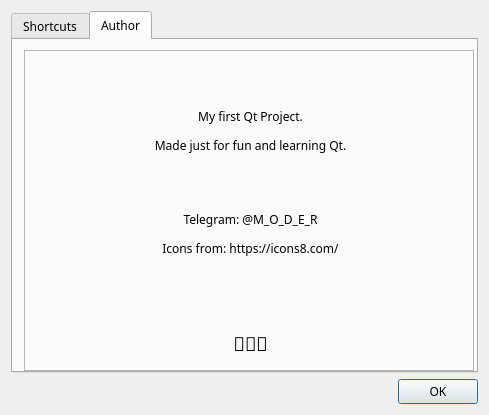
<?xml version="1.0" encoding="UTF-8"?>
<ui version="4.0">
 <class>dialog_about</class>
 <widget class="QDialog" name="dialog_about">
  <property name="geometry">
   <rect>
    <x>0</x>
    <y>0</y>
    <width>489</width>
    <height>415</height>
   </rect>
  </property>
  <property name="sizePolicy">
   <sizepolicy hsizetype="Fixed" vsizetype="Fixed">
    <horstretch>0</horstretch>
    <verstretch>0</verstretch>
   </sizepolicy>
  </property>
  <property name="minimumSize">
   <size>
    <width>489</width>
    <height>415</height>
   </size>
  </property>
  <property name="maximumSize">
   <size>
    <width>492</width>
    <height>415</height>
   </size>
  </property>
  <property name="font">
   <font>
    <family>Fira Code Retina</family>
    <weight>50</weight>
    <bold>false</bold>
   </font>
  </property>
  <property name="windowTitle">
   <string>Dialog</string>
  </property>
  <layout class="QVBoxLayout" name="verticalLayout">
   <item>
    <layout class="QVBoxLayout" name="verticalLayout_2">
     <item>
      <widget class="QTabWidget" name="tabWidget">
       <property name="enabled">
        <bool>true</bool>
       </property>
       <property name="palette">
        <palette>
         <active>
          <colorrole role="Text">
           <brush brushstyle="SolidPattern">
            <color alpha="255">
             <red>0</red>
             <green>0</green>
             <blue>0</blue>
            </color>
           </brush>
          </colorrole>
          <colorrole role="PlaceholderText">
           <brush brushstyle="SolidPattern">
            <color alpha="128">
             <red>0</red>
             <green>0</green>
             <blue>0</blue>
            </color>
           </brush>
          </colorrole>
         </active>
         <inactive>
          <colorrole role="Text">
           <brush brushstyle="SolidPattern">
            <color alpha="255">
             <red>0</red>
             <green>0</green>
             <blue>0</blue>
            </color>
           </brush>
          </colorrole>
          <colorrole role="PlaceholderText">
           <brush brushstyle="SolidPattern">
            <color alpha="128">
             <red>0</red>
             <green>0</green>
             <blue>0</blue>
            </color>
           </brush>
          </colorrole>
         </inactive>
         <disabled>
          <colorrole role="Text">
           <brush brushstyle="SolidPattern">
            <color alpha="255">
             <red>57</red>
             <green>57</green>
             <blue>57</blue>
            </color>
           </brush>
          </colorrole>
          <colorrole role="PlaceholderText">
           <brush brushstyle="SolidPattern">
            <color alpha="128">
             <red>0</red>
             <green>0</green>
             <blue>0</blue>
            </color>
           </brush>
          </colorrole>
         </disabled>
        </palette>
       </property>
       <property name="currentIndex">
        <number>1</number>
       </property>
       <widget class="QWidget" name="tab">
        <attribute name="title">
         <string>Shortcuts</string>
        </attribute>
        <widget class="QWidget" name="verticalWidget_1" native="true">
         <property name="geometry">
          <rect>
           <x>9</x>
           <y>9</y>
           <width>451</width>
           <height>321</height>
          </rect>
         </property>
         <property name="sizePolicy">
          <sizepolicy hsizetype="Expanding" vsizetype="Expanding">
           <horstretch>0</horstretch>
           <verstretch>0</verstretch>
          </sizepolicy>
         </property>
         <layout class="QVBoxLayout" name="verticalLayout_3">
          <property name="leftMargin">
           <number>0</number>
          </property>
          <item>
           <widget class="QLabel" name="label_2">
            <property name="frameShape">
             <enum>QFrame::StyledPanel</enum>
            </property>
            <property name="text">
             <string>&lt;html&gt;&lt;head/&gt;&lt;body&gt;&lt;p align=&quot;center&quot;&gt;&lt;span style=&quot; font-size:14pt;&quot;&gt;🤜🤛&lt;/span&gt;&lt;br/&gt;&lt;/p&gt;&lt;p&gt;&lt;span style=&quot; font-family:'Sans Serif';&quot;&gt;Ctrl + O - open file in new tab&lt;/span&gt;&lt;/p&gt;&lt;p&gt;&lt;span style=&quot; font-family:'Sans Serif';&quot;&gt;Ctrl + S - save current changes&lt;/span&gt;&lt;/p&gt;&lt;p&gt;&lt;span style=&quot; font-family:'Sans Serif';&quot;&gt;Ctrl + Shift + O - save *unsaved tab as ...&lt;/span&gt;&lt;/p&gt;&lt;p&gt;&lt;span style=&quot; font-family:'Sans Serif';&quot;&gt;Ctrl + Q - close the program&lt;/span&gt;&lt;/p&gt;&lt;p&gt;&lt;span style=&quot; font-family:'Sans Serif';&quot;&gt;----------------------------&lt;/span&gt;&lt;/p&gt;&lt;p&gt;&lt;span style=&quot; font-family:'Sans Serif';&quot;&gt;Ctrl + N - create new tab&lt;/span&gt;&lt;/p&gt;&lt;p&gt;&lt;span style=&quot; font-family:'Sans Serif';&quot;&gt;Ctrl + R - remove current tab&lt;/span&gt;&lt;/p&gt;&lt;p&gt;&lt;span style=&quot; font-family:'Sans Serif';&quot;&gt;----------------------------&lt;/span&gt;&lt;/p&gt;&lt;p&gt;&lt;span style=&quot; font-family:'Sans Serif';&quot;&gt;Ctrl + H - call &amp;quot;about&amp;quot; dialog&lt;/span&gt;&lt;/p&gt;&lt;p&gt;&lt;br/&gt;&lt;/p&gt;&lt;/body&gt;&lt;/html&gt;</string>
            </property>
            <property name="textFormat">
             <enum>Qt::AutoText</enum>
            </property>
           </widget>
          </item>
         </layout>
        </widget>
       </widget>
       <widget class="QWidget" name="tab_2">
        <attribute name="title">
         <string>Author</string>
        </attribute>
        <widget class="QWidget" name="verticalWidget_2" native="true">
         <property name="geometry">
          <rect>
           <x>10</x>
           <y>10</y>
           <width>451</width>
           <height>321</height>
          </rect>
         </property>
         <layout class="QVBoxLayout" name="verticalLayout_4">
          <property name="leftMargin">
           <number>1</number>
          </property>
          <item>
           <widget class="QLabel" name="label">
            <property name="frameShape">
             <enum>QFrame::StyledPanel</enum>
            </property>
            <property name="text">
             <string>&lt;html&gt;&lt;head/&gt;&lt;body&gt;&lt;p align=&quot;center&quot;&gt;&lt;br/&gt;&lt;/p&gt;&lt;p align=&quot;center&quot;&gt;My first Qt Project.&lt;/p&gt;&lt;p align=&quot;center&quot;&gt;Made just for fun and learning Qt.&lt;/p&gt;&lt;p align=&quot;center&quot;&gt;&lt;br/&gt;&lt;/p&gt;&lt;p align=&quot;center&quot;&gt;Telegram: @M_O_D_E_R&lt;/p&gt;&lt;p align=&quot;center&quot;&gt;Icons from: https://icons8.com/&lt;/p&gt;&lt;p align=&quot;center&quot;&gt;&lt;br/&gt;&lt;br/&gt;&lt;/p&gt;&lt;p align=&quot;center&quot;&gt;&lt;span style=&quot; font-size:14pt;&quot;&gt;🥹🫶🥹&lt;/span&gt;&lt;/p&gt;&lt;/body&gt;&lt;/html&gt;</string>
            </property>
            <property name="textFormat">
             <enum>Qt::AutoText</enum>
            </property>
            <property name="scaledContents">
             <bool>false</bool>
            </property>
            <property name="openExternalLinks">
             <bool>true</bool>
            </property>
           </widget>
          </item>
         </layout>
        </widget>
       </widget>
      </widget>
     </item>
    </layout>
   </item>
   <item>
    <widget class="QDialogButtonBox" name="buttonBox">
     <property name="orientation">
      <enum>Qt::Horizontal</enum>
     </property>
     <property name="standardButtons">
      <set>QDialogButtonBox::Ok</set>
     </property>
    </widget>
   </item>
  </layout>
 </widget>
 <resources/>
 <connections>
  <connection>
   <sender>buttonBox</sender>
   <signal>accepted()</signal>
   <receiver>dialog_about</receiver>
   <slot>accept()</slot>
   <hints>
    <hint type="sourcelabel">
     <x>248</x>
     <y>254</y>
    </hint>
    <hint type="destinationlabel">
     <x>157</x>
     <y>274</y>
    </hint>
   </hints>
  </connection>
  <connection>
   <sender>buttonBox</sender>
   <signal>rejected()</signal>
   <receiver>dialog_about</receiver>
   <slot>reject()</slot>
   <hints>
    <hint type="sourcelabel">
     <x>316</x>
     <y>260</y>
    </hint>
    <hint type="destinationlabel">
     <x>286</x>
     <y>274</y>
    </hint>
   </hints>
  </connection>
 </connections>
</ui>
